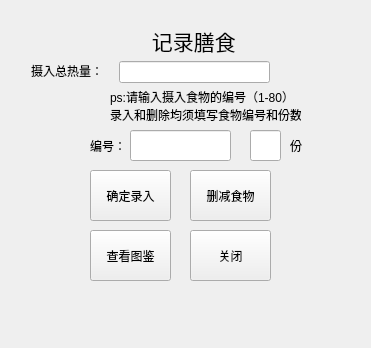
<?xml version="1.0" encoding="UTF-8"?>
<ui version="4.0">
 <class>record</class>
 <widget class="QWidget" name="record">
  <property name="geometry">
   <rect>
    <x>0</x>
    <y>0</y>
    <width>371</width>
    <height>348</height>
   </rect>
  </property>
  <property name="windowTitle">
   <string>Form</string>
  </property>
  <property name="styleSheet">
   <string notr="true">background-image: url(:/ttt/th (1).jpg);</string>
  </property>
  <widget class="QLabel" name="label">
   <property name="geometry">
    <rect>
     <x>130</x>
     <y>20</y>
     <width>111</width>
     <height>41</height>
    </rect>
   </property>
   <property name="font">
    <font>
     <family>微软雅黑</family>
     <pointsize>16</pointsize>
     <italic>false</italic>
     <fontweight></fontweight>
    </font>
   </property>
   <property name="styleSheet">
    <string notr="true">font: 75 16pt &quot;微软雅黑&quot;;
</string>
   </property>
   <property name="text">
    <string>    记录膳食</string>
   </property>
  </widget>
  <widget class="QLineEdit" name="output">
   <property name="geometry">
    <rect>
     <x>119</x>
     <y>61</y>
     <width>151</width>
     <height>22</height>
    </rect>
   </property>
  </widget>
  <widget class="QLabel" name="label_2">
   <property name="geometry">
    <rect>
     <x>31</x>
     <y>61</y>
     <width>84</width>
     <height>19</height>
    </rect>
   </property>
   <property name="styleSheet">
    <string notr="true">font: 75 14pt &quot;微软雅黑&quot;;</string>
   </property>
   <property name="text">
    <string>摄入总热量：</string>
   </property>
  </widget>
  <widget class="QLabel" name="label_3">
   <property name="geometry">
    <rect>
     <x>110</x>
     <y>90</y>
     <width>191</width>
     <height>31</height>
    </rect>
   </property>
   <property name="text">
    <string>ps:请输入摄入食物的编号（1-80）
录入和删除均须填写食物编号和份数喔</string>
   </property>
  </widget>
  <widget class="QLabel" name="label_4">
   <property name="geometry">
    <rect>
     <x>90</x>
     <y>130</y>
     <width>31</width>
     <height>31</height>
    </rect>
   </property>
   <property name="styleSheet">
    <string notr="true">font: 75 12pt &quot;微软雅黑&quot;;</string>
   </property>
   <property name="text">
    <string>编号：</string>
   </property>
  </widget>
  <widget class="QLineEdit" name="number">
   <property name="geometry">
    <rect>
     <x>130</x>
     <y>130</y>
     <width>101</width>
     <height>31</height>
    </rect>
   </property>
  </widget>
  <widget class="QPushButton" name="back">
   <property name="geometry">
    <rect>
     <x>190</x>
     <y>170</y>
     <width>81</width>
     <height>51</height>
    </rect>
   </property>
   <property name="styleSheet">
    <string notr="true">font: 12pt &quot;楷体&quot;;</string>
   </property>
   <property name="text">
    <string>删减食物</string>
   </property>
  </widget>
  <widget class="QPushButton" name="close">
   <property name="geometry">
    <rect>
     <x>190</x>
     <y>230</y>
     <width>81</width>
     <height>51</height>
    </rect>
   </property>
   <property name="styleSheet">
    <string notr="true">font: 12pt &quot;楷体&quot;;</string>
   </property>
   <property name="text">
    <string>关闭</string>
   </property>
  </widget>
  <widget class="QPushButton" name="done">
   <property name="geometry">
    <rect>
     <x>90</x>
     <y>170</y>
     <width>81</width>
     <height>51</height>
    </rect>
   </property>
   <property name="styleSheet">
    <string notr="true">font: 12pt &quot;楷体&quot;;</string>
   </property>
   <property name="text">
    <string>确定录入</string>
   </property>
  </widget>
  <widget class="QPushButton" name="browse">
   <property name="geometry">
    <rect>
     <x>90</x>
     <y>230</y>
     <width>81</width>
     <height>51</height>
    </rect>
   </property>
   <property name="styleSheet">
    <string notr="true">font: 12pt &quot;楷体&quot;;</string>
   </property>
   <property name="text">
    <string>查看图鉴</string>
   </property>
  </widget>
  <widget class="QLineEdit" name="piece">
   <property name="geometry">
    <rect>
     <x>250</x>
     <y>130</y>
     <width>31</width>
     <height>31</height>
    </rect>
   </property>
  </widget>
  <widget class="QLabel" name="label_6">
   <property name="geometry">
    <rect>
     <x>290</x>
     <y>130</y>
     <width>31</width>
     <height>31</height>
    </rect>
   </property>
   <property name="styleSheet">
    <string notr="true">font: 75 12pt &quot;微软雅黑&quot;;</string>
   </property>
   <property name="text">
    <string>份</string>
   </property>
  </widget>
 </widget>
 <resources/>
 <connections/>
</ui>
